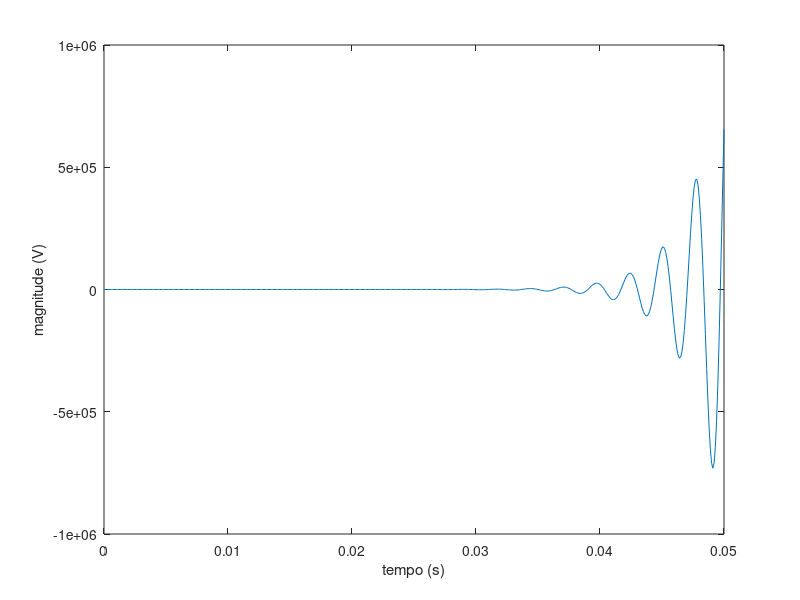

Write the MATLAB code that produced this figure.
clear; clc; close all;

R = 10E3;
C = 100E-9;
A = 1;

Num = 1;
Den = [R*C 1];
H1 = tf(Num,Den);
B = H1^3;

K = 20;
H = feedback(K*A,B);

step = 1E-3/10;
t = 0:step:50e-3;

r = zeros(size(t));
r(1) = 0.01;

v0 = lsim(H, r, t);

plot(t, v0);
xlabel('tempo (s)'); ylabel('magnitude (V)');